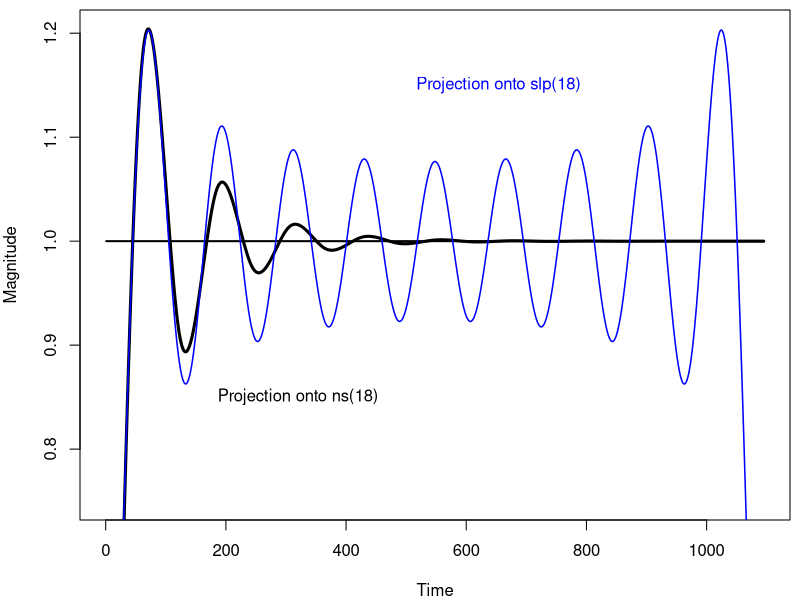

Recreate this plot in R.
#
#  Generate Figure 6
#
library("multitaper")
library("splines")
library("MASS")

#  3 years of data for "zoomed" in effect
N <- 365 * 3
time <- 1:N
Nknot <- 18

basis1 <- ns(time, df=Nknot) # 6 knots per year
basis2 <- dpss(n = N, k = Nknot, nw = (Nknot+1) / 2)$v

S1 <- basis1 %*% ginv(t(basis1) %*% basis1) %*% t(basis1)
S2 <- basis2 %*% t(basis2)

oneV <- rep(1, N)
oneP1 <- S1 %*% oneV
oneP2 <- S2 %*% oneV

pMax <- max(oneP1, oneP2)

#
#  Generate Figure 6
#
# pdf(file = "figures/gibbsRipples.pdf", width = 6, height = 4)
postscript(file = "figures/fig6-gibbsRipples.eps", width = 6, height = 4,
           horizontal = FALSE, paper = 'special')
par(mar = c(4,4,0.5,0.5))
plot(1:N, oneV, type = "l", lwd = 2, xlab = "Time", ylab = "Magnitude", ylim = c(0.75, pMax))
lines(1:N, oneP1, lwd = 3, lty = 1, col = "black")
lines(1:N, oneP2, lwd = 1.5, lty = 1, col = "blue")
text(x = c(170, 500), y = c(0.85, 1.15), pos = 4, labels = c("Projection onto ns(18)", "Projection onto slp(18)"),
     col = c("black", "blue"))
dev.off()
